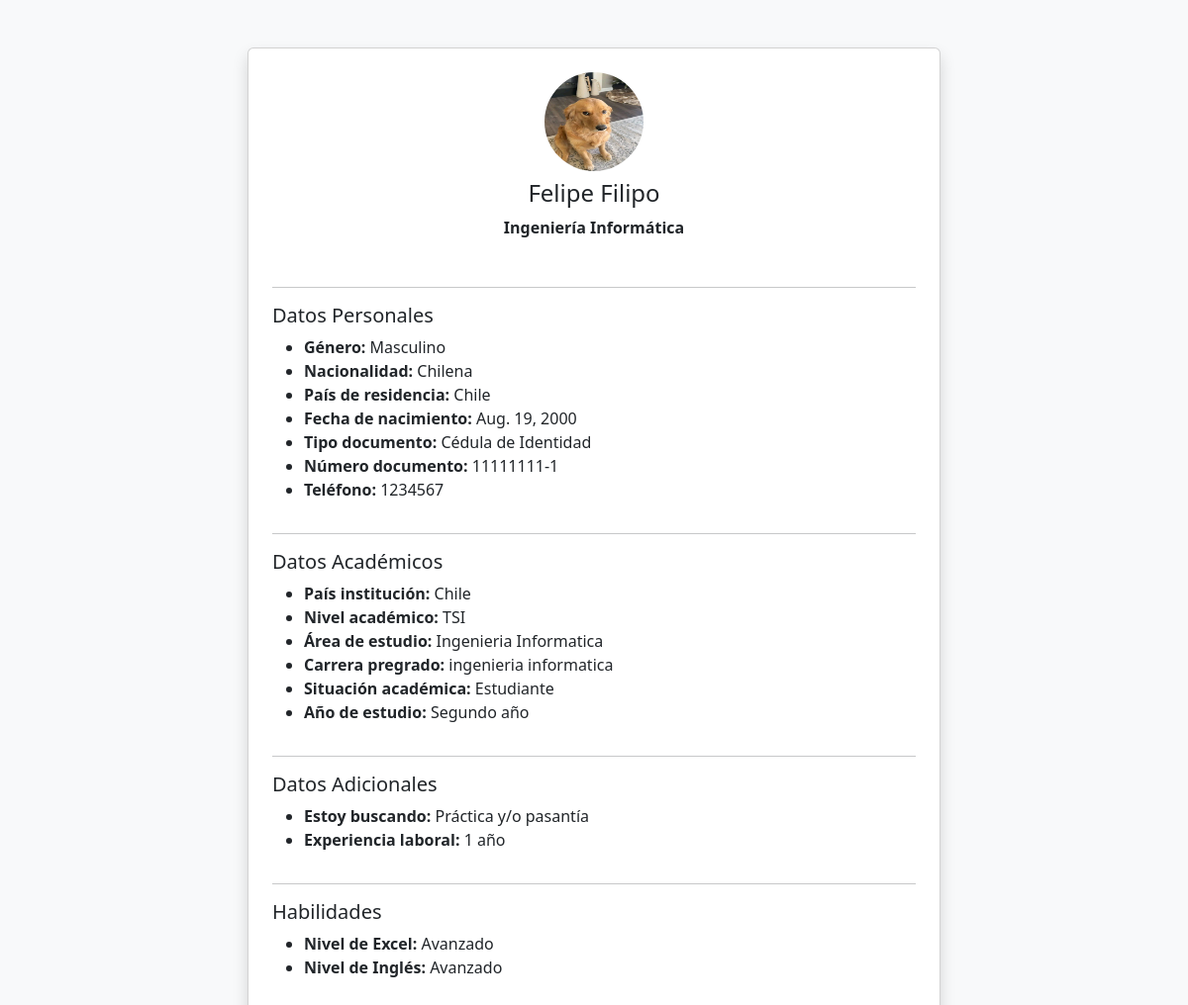
The app's page /perfil/resumen/3/ (signed in) with its own data.
### core/models.py (models this page shows)
class Perfil(models.Model):
    user = models.OneToOneField(User, on_delete=models.CASCADE)
    foto = models.ImageField(upload_to='fotos_perfil/', null=True, blank=True)
    nombres = models.CharField(max_length=100)
    apellidos = models.CharField(max_length=100)
    nacionalidad = models.CharField(max_length=100, blank=True)
    pais_residencia = models.CharField(max_length=100, blank=True)
    fecha_nacimiento = models.DateField(null=True, blank=True)
    TIPO_DOCUMENTO = [
        ('CI', 'Cédula de Identidad'),
        ('PAS', 'Pasaporte'),
    ]
    tipo_documento = models.CharField(max_length=3, choices=TIPO_DOCUMENTO, blank=True)
    numero_documento = models.CharField(max_length=50, blank=True)
    GENERO_CHOICES = [
        ('M', 'Masculino'),
        ('F', 'Femenino'),
        ('O', 'Otro'),
    ]
    genero = models.CharField(max_length=1, choices=GENERO_CHOICES, blank=True)
    telefono = models.CharField(max_length=20, blank=True)
    carrera = models.CharField(max_length=150, blank=True)
    curriculum_pdf = models.FileField(upload_to='cv/', null=True, blank=True)
    pais_institucion = models.CharField(max_length=100, blank=True)
    nivel_academico = models.CharField(max_length=50, blank=True)
    area_estudio = models.CharField(max_length=100, blank=True)
    carrera_pregrado = models.CharField(max_length=150, blank=True)
    SITUACION_ACADEMICA_CHOICES = [
        ('estudiante', 'Estudiante'),
        ('egresado', 'Egresado'),
        ('titulado', 'Titulado'),
    ]
    situacion_academica = models.CharField(max_length=20, choices=SITUACION_ACADEMICA_CHOICES, blank=True)
    ANIO_ESTUDIO_CHOICES = [
        ('1', 'Primer año'),
        ('2', 'Segundo año'),
        ('3', 'Tercer año'),
        ('4', 'Cuarto año'),
        ('5', 'Quinto año'),
    ]
    anio_estudio = models.CharField(max_length=2, choices=ANIO_ESTUDIO_CHOICES, blank=True)
    ESTOY_BUSCANDO_CHOICES = [
        ('practica', 'Práctica y/o pasantía'),
        ('trabajo', 'Trabajo'),
    ]
    estoy_buscando = models.CharField(max_length=20, choices=ESTOY_BUSCANDO_CHOICES, blank=True)
    EXPERIENCIA_CHOICES = [
        ('sin_exp', 'Sin experiencia'),
        ('1_ano', '1 año'),
        ('2_anos', '2 años'),
    ]
    experiencia_laboral = models.CharField(max_length=20, choices=EXPERIENCIA_CHOICES, blank=True)
    NIVEL_CHOICES = [
        ('basico', 'Básico'),
        ('medio', 'Medio'),
        ('avanzado', 'Avanzado'),
        ('experto', 'Experto'),
    ]
    NIVEL_INGLES_CHOICES = [
        ('basico', 'Básico'),
        ('medio', 'Medio'),
        ('avanzado', 'Avanzado'),
        ('nativo', 'Nativo'),
    ]
    nivel_excel = models.CharField(max_length=10, choices=NIVEL_CHOICES, blank=True)
    nivel_ingles = models.CharField(max_length=10, choices=NIVEL_INGLES_CHOICES, blank=True)
    areas_interes = models.ManyToManyField(AreaInteres, blank=True)

### core/views.py (the view)
# urls.py: path('perfil/resumen/<int:user_id>/', views.resumen_perfil_usuario, name='resumen_perfil_usuario'),
@user_passes_test(es_admin)
def resumen_perfil_usuario(request, user_id):
    user = get_object_or_404(User, id=user_id)
    perfil = get_object_or_404(Perfil, user=user)
    html = render_to_string('partials/resumen_perfil_usuario.html', {
        'usuario': user,
        'perfil': perfil
    }, request=request)
    return HttpResponse(html)

### core/context_processors.py (called while the page is built)
def notificaciones_context(request):
    if request.user.is_authenticated:
        notificaciones = Notificacion.objects.filter(usuario=request.user).order_by('-id')
        notificaciones_sin_leer = notificaciones.filter(leida=False)
    else:
        notificaciones = []
        notificaciones_sin_leer = []
    return {
        'notificaciones': notificaciones,
        'notificaciones_sin_leer': notificaciones_sin_leer
    }

### core/views.py (called while the page is built)
def es_admin(user):
    return user.is_authenticated and user.is_staff

### core/templates/partials/resumen_perfil_usuario.html (shortened to what this page needs)
{% load static %}
<!DOCTYPE html>
<html lang="es">
<head>
    <link href="https://cdn.jsdelivr.net/npm/bootstrap@5.3.3/dist/css/bootstrap.min.css" rel="stylesheet">
</head>
<body style="background-color: #f8f9fa;">
<div class="container d-flex justify-content-center my-5">
  <div class="card shadow p-4 w-100" style="max-width: 700px;">
    <div class="text-center mb-3">
        {% if perfil.foto %}
            <img src="{{ perfil.foto.url }}" class="rounded-circle mb-2" width="100" height="100">
        {% else %}
            <img src="{% static 'img/avatar-default.png' %}" class="rounded-circle mb-2" width="100" height="100">
        {% endif %}
        <h4>{{ perfil.nombres|capfirst }} {{ perfil.apellidos|capfirst }}</h4>
        <p><strong>{{ perfil.carrera|default:"Carrera no definida" }}</strong></p>
    </div>
    <hr>
    <h5>Datos Personales</h5>
    <ul>
        <li><strong>Género:</strong> {{ perfil.get_genero_display }}</li>
        <li><strong>Nacionalidad:</strong> {{ perfil.nacionalidad }}</li>
        <li><strong>País de residencia:</strong> {{ perfil.pais_residencia }}</li>
        <li><strong>Fecha de nacimiento:</strong> {{ perfil.fecha_nacimiento }}</li>
        <li><strong>Tipo documento:</strong> {{ perfil.get_tipo_documento_display }}</li>
        <li><strong>Número documento:</strong> {{ perfil.numero_documento }}</li>
        <li><strong>Teléfono:</strong> {{ perfil.telefono }}</li>
    </ul>
    <hr>
    <h5>Datos Académicos</h5>
    <ul>
        <li><strong>País institución:</strong> {{ perfil.pais_institucion }}</li>
        <li><strong>Nivel académico:</strong> {{ perfil.nivel_academico }}</li>
        <li><strong>Área de estudio:</strong> {{ perfil.area_estudio }}</li>
        <li><strong>Carrera pregrado:</strong> {{ perfil.carrera_pregrado }}</li>
        <li><strong>Situación académica:</strong> {{ perfil.get_situacion_academica_display }}</li>
        <li><strong>Año de estudio:</strong> {{ perfil.get_anio_estudio_display }}</li>
    </ul>
    <hr>
    <h5>Datos Adicionales</h5>
    <ul>
        <li><strong>Estoy buscando:</strong> {{ perfil.get_estoy_buscando_display }}</li>
        <li><strong>Experiencia laboral:</strong> {{ perfil.get_experiencia_laboral_display }}</li>
    </ul>
    <hr>
    <h5>Habilidades</h5>
    <ul>
        <li><strong>Nivel de Excel:</strong> {{ perfil.get_nivel_excel_display }}</li>
        <li><strong>Nivel de Inglés:</strong> {{ perfil.get_nivel_ingles_display }}</li>
    </ul>
  </div>
</div>
</body>
</html>

### records on screen
Perfil: foto (picture), nombres "Felipe", apellidos "Filipo", carrera "Ingeniería Informática", genero "Masculino", nacionalidad "Chilena", pais_residencia "Chile", fecha_nacimiento "Aug. 19, 2000", tipo_documento "Cédula de Identidad", numero_documento "11111111-1", telefono "1234567", pais_institucion "Chile", nivel_academico "TSI", area_estudio "Ingenieria Informatica", carrera_pregrado "ingenieria informatica", situacion_academica "Estudiante", anio_estudio "Segundo año", estoy_buscando "Práctica y/o pasantía", experiencia_laboral "1 año", nivel_excel "Avanzado", nivel_ingles "Avanzado"
